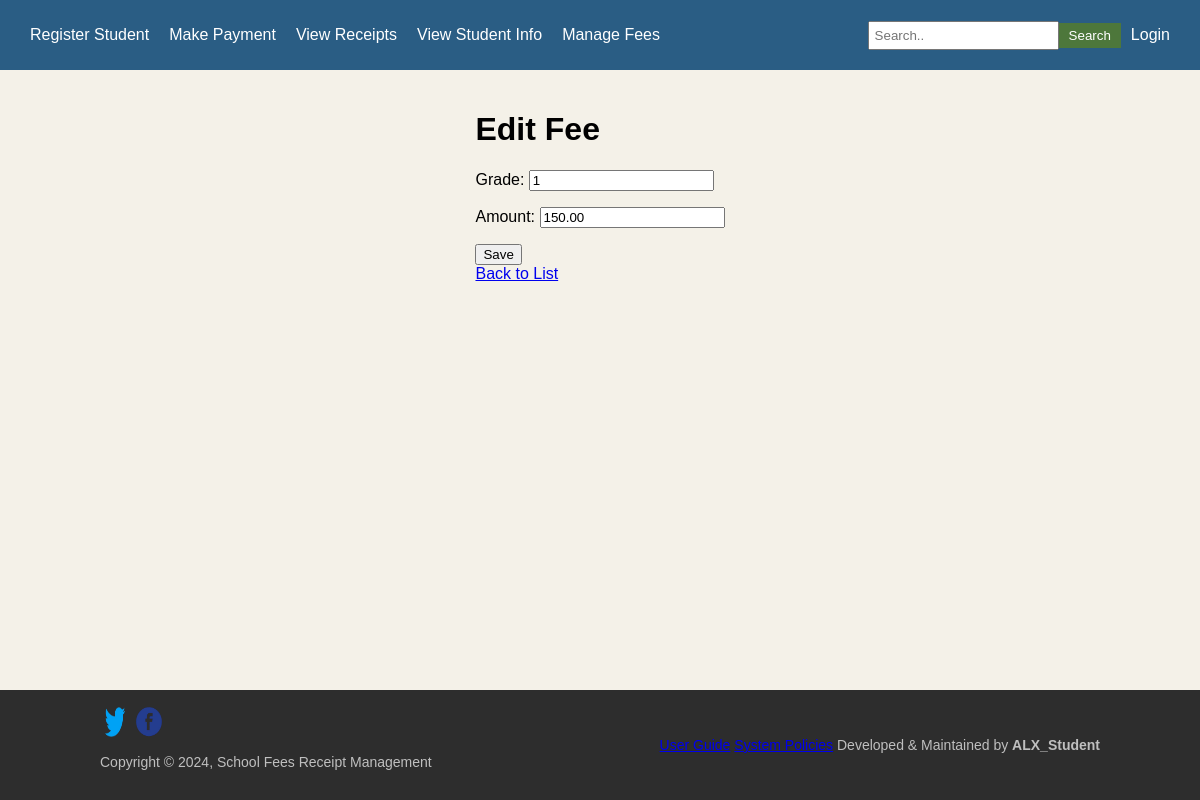
/fees/edit/1/, run on the app's committed database.
### Fee_App/models.py (models this page shows, shortened)
class Fee(models.Model):
    grade = models.CharField(max_length=50)
    amount = models.DecimalField(max_digits=10, decimal_places=2)

### Fee_App/views.py (the view)
# urls.py: path('fees/edit/<int:pk>/', views.edit_fee, name='edit_fee'),
def edit_fee(request, pk):
    fee = get_object_or_404(Fee, pk=pk)
    if request.method == 'POST':
        form = FeeForm(request.POST, instance=fee)
        if form.is_valid():
            form.save()
            return redirect('fee_list')
    else:
        form = FeeForm(instance=fee)
    return render(request, 'Fee_app/fee_form.html', {'form': form})

### Fee_App/forms.py
class FeeForm(forms.ModelForm):
    class Meta:
        model = Fee
        fields = ['grade', 'amount']

### Fee_App/templates/Fee_App/fee_form.html (shortened to what this page needs)
{% extends 'Authentication_App/base.html' %}
{% block navbar %}
<nav class="navbar">
 <div class="nav-left">
  <a href="{% url 'register_student' %}">Register Student</a>
  <a href="{% url 'make_payment' %}">Make Payment</a>
  <a href="{% url 'view_receipt' %}">View Receipts</a>
  <a href="{% url 'student_list' %}">View Student Info</a>
  <a href="{% url 'fee_list' %}"> Manage Fees</a>
 </div>
 <div class="nav-right">
  <input type="text" placeholder="Search..">
  <button>Search</button>
  {% if user.is_authenticated %}
  <form action="{% url 'logout' %}" method="post" style="display: inline;">
   {% csrf_token %}
   <button type="submit" style="background: none; border: none; color: white; cursor: pointer;">
    Logout
   </button>
  </form>
  {% else %}
  <a href="{% url 'login' %}">Login</a>
  {% endif %}
 </div>
</nav>
{% endblock %}
{% block content %}
<h1>{{ form.instance.pk|yesno:"Edit Fee,Add Fee" }}</h1>
<form method="post">
 {{ form.as_p }}
 <button type="submit">Save</button>
</form>
<a href="{% url 'fee_list' %}">Back to List</a>
{% endblock %}

### Authentication_App/templates/Authentication_App/base.html (style rules this page uses)
body { font-family: Arial, sans-serif; background-color: #F4F1E8; margin: 0; padding: 0; display: flex; flex-direction: column; min-height: 100vh; }
.navbar { background-color: #2a5d84; color: white; display: flex; justify-content: space-between; padding: 10px 20px; align-items: center; height: 50px; }
.nav-left, .nav-right { display: flex; align-items: center; }
.nav-left a, .nav-right a { color: white; text-decoration: none; margin: 0 10px; }
.nav-right input { padding: 5px; margin-left: 10px; }
.nav-right button { background-color: #4d773b; color: white; border: none; padding: 5px 10px; cursor: pointer; }

### data on the page
Fee: instance.pk "Edit Fee", grade "1", amount "150.00"
